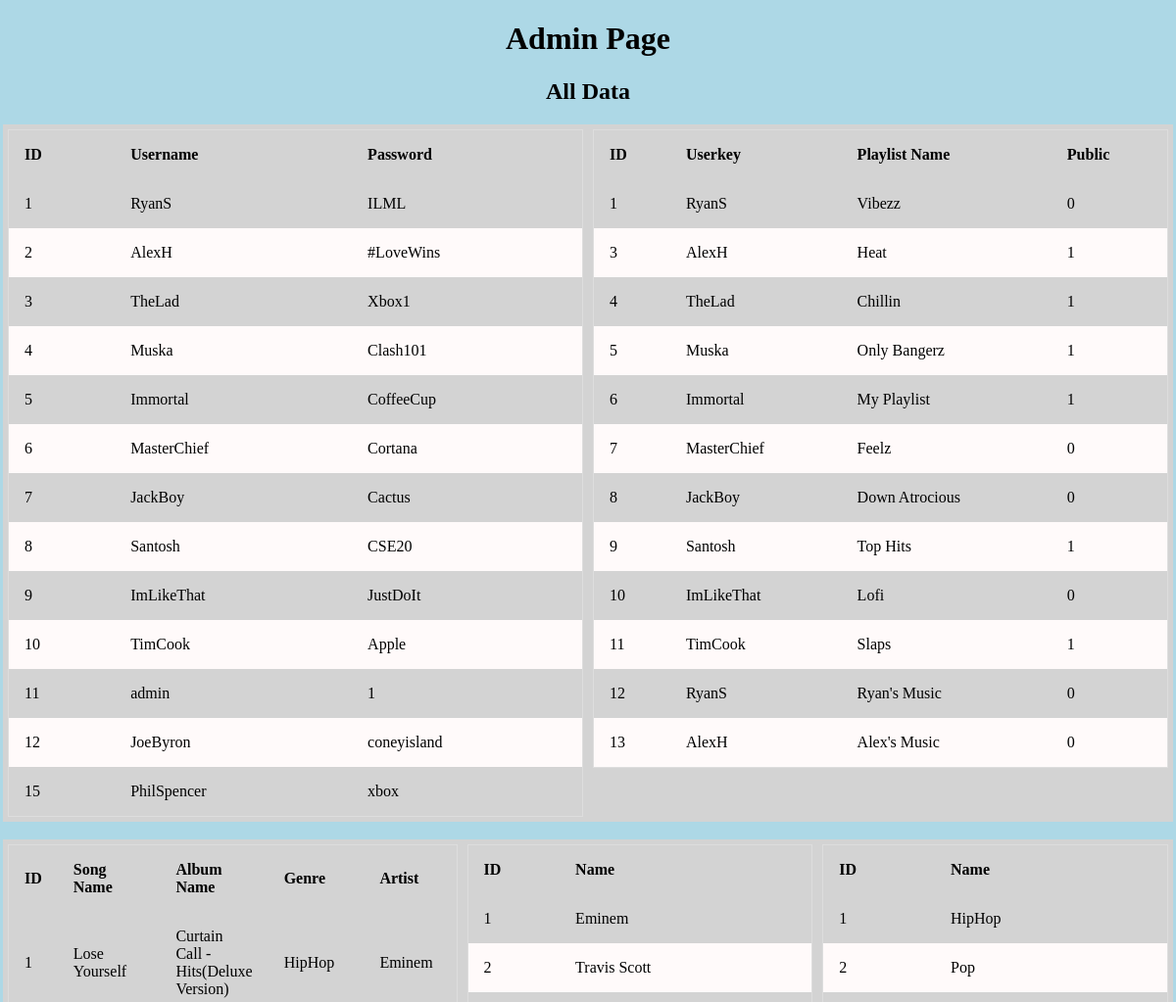
The page /admin (signed in, upper part) on the database as committed earlier.
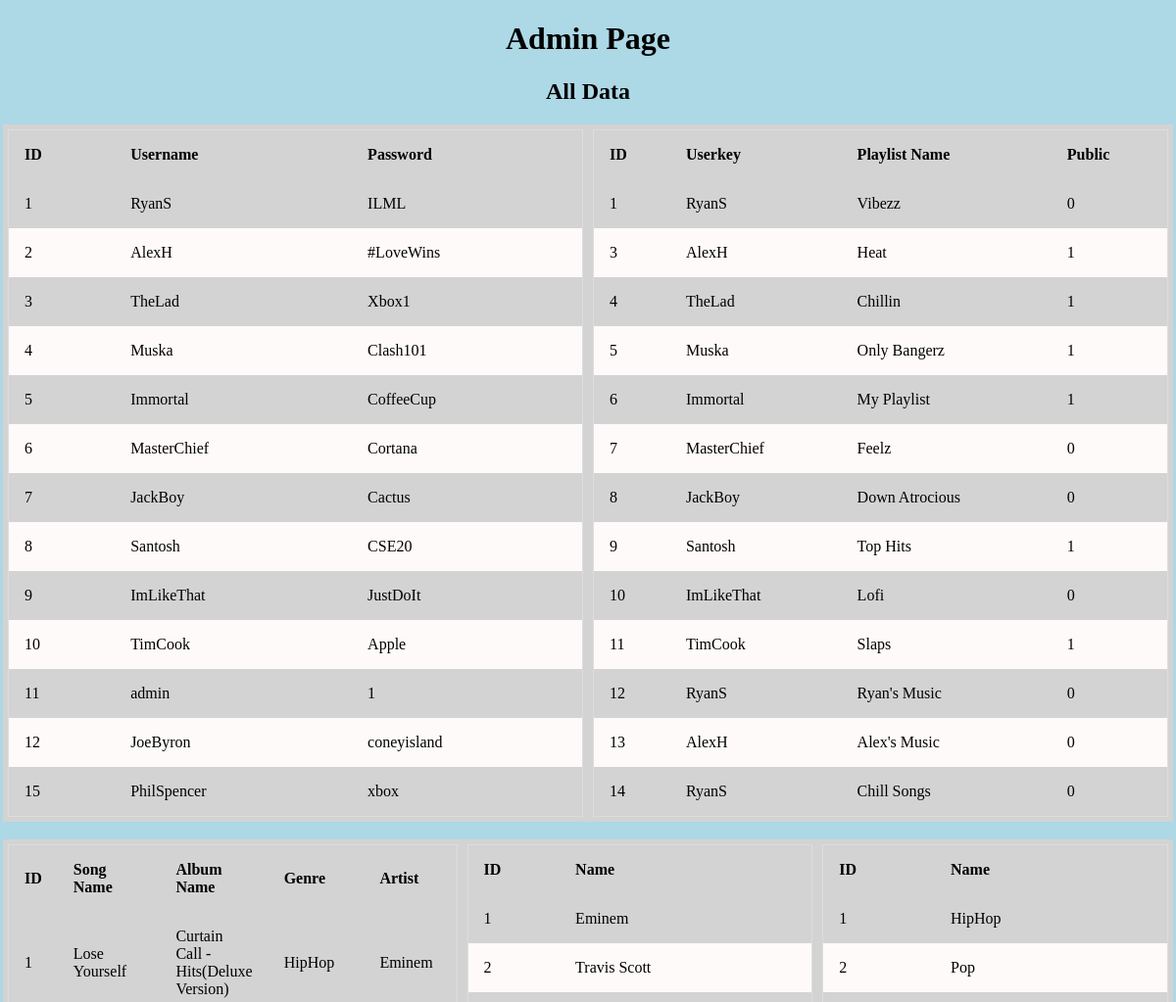
The same page on the database as committed later.
### runner.py (models this page shows, shortened)
class Users(UserMixin, db.Model):
    __tablename__ = "Users"
    id = db.Column(db.Integer, primary_key = True)
    username = db.Column(db.String, nullable = False)
    password = db.Column(db.String, nullable = False)

class Playlists(db.Model):
    __tablename__ = "Playlists"
    id = db.Column(db.Integer, primary_key = True)
    userkey = db.Column(db.Integer, nullable = False)
    name = db.Column(db.String, nullable = False)
    public = db.Column(db.Integer, nullable = False)

class Songs(db.Model):
    __tablename__ = "Songs"
    id = db.Column(db.Integer, primary_key = True)
    name = db.Column(db.String, nullable = False)
    albumkey = db.Column(db.Integer)
    genrekey = db.Column(db.Integer, nullable = False)
    artistkey = db.Column(db.Integer, nullable = False)

class Albums(db.Model):
    __tablename__ = "Albums"
    id = db.Column(db.Integer, primary_key = True)
    name = db.Column(db.String, nullable = False)
    year = db.Column(db.Integer, nullable = False)

class Genres(db.Model):
    __tablename__ = "Genres"
    id = db.Column(db.Integer, primary_key = True)
    name = db.Column(db.String, nullable = False)

class Artists(db.Model):
    __tablename__ = "Artists"
    id = db.Column(db.Integer, primary_key = True)
    name = db.Column(db.String, nullable = False)

### runner.py (the view, shortened to what this page needs)
@app.route("/admin", methods = ["GET", "POST", "PUT", "DELETE"])
@login_required
def admin():
    if request.method == "GET":
        users = Users.query.all()
        albums = Albums.query.all()
        artists = Artists.query.all()
        genres = Genres.query.all()
        playlists = Playlists.query.all()
        usernames_playlists = []
        for row in playlists:
            user = Users.query.filter_by(id = row.userkey).first()
            usernames_playlists.append(user.username)
        songs = Songs.query.all()
        song_albums = []
        song_genres = []
        song_artists = []
        for row in songs:
            album = Albums.query.filter_by(id = row.albumkey).first()
            genre = Genres.query.filter_by(id = row.genrekey).first()
            artist = Artists.query.filter_by(id = row.artistkey).first()
            song_albums.append(album.name)
            song_genres.append(genre.name)
            song_artists.append(artist.name)
        return render_template("admin.html", users = users, artists = artists,
        genres = genres, playlists = playlists, usernames_playlists = usernames_playlists,
        songs = songs, song_albums = song_albums, song_genres = song_genres, song_artists = song_artists)

### runner.py (called while the page is built)
@login_manager.user_loader
def load_user(user_id):
    return Users.query.filter_by(id = user_id).first()

### templates/admin.html (shortened to what this page needs)
<!DOCTYPE html>
<html lang = 'en'>
    <head>
        <link href="static/stylesheet.css" rel="stylesheet">
    </head>
    <body class = "admin">
        <h1 class = "center">Admin Page</h1>
        <h2 class = "center">All Data</h2>
        <div class = "row">
            <div class = "column">
                <table id = "usersTable">
                    <thead>
                        <tr>
                            <th>ID</th>
                            <th>Username</th>
                            <th>Password</th>
                        </tr>
                    </thead>
                    <tbody>
                    {% for user in users %}
                        <tr>
                            <td>{{user.id}}</td>
                            <td>{{user.username}}</td>
                            <td>{{user.password}}</td>
                        </tr>
                    {% endfor %}
                    </tbody>
                </table>
            </div>
            <div class = "column">
                <table id = "playlistsTable">
                    <thead>
                        <tr>
                            <th>ID</th>
                            <th>Userkey</th>
                            <th>Playlist Name</th>
                            <th>Public</th>
                        </tr>
                    </thead>
                    <tbody>
                    {% for playlist in playlists %}
                        <tr>
                            <td>{{playlist.id}}</td>
                            <td>{{usernames_playlists[loop.index - 1]}}</td>
                            <td>{{playlist.name}}</td>
                            <td>{{playlist.public}}</td>
                        </tr>
                    {% endfor %}
                    </tbody>
                </table>
            </div>
        </div>
        <br>
        <div class = "row">
            <div class = "column">
                <table id = "songsTable">
                    <thead>
                        <tr>
                            <th>ID</th>
                            <th>Song Name</th>
                            <th>Album Name</th>
                            <th>Genre</th>
                            <th>Artist</th>
                        </tr>
                    </thead>
                    <tbody>
                    {% for song in songs %}
                        <tr>
                            <td>{{song.id}}</td>
                            <td>{{song.name}}</td>
                            <td>{{song_albums[loop.index - 1]}}</td>
                            <td>{{song_genres[loop.index - 1]}}</td>
                            <td>{{song_artists[loop.index - 1]}}</td>
                        </tr>
                    {% endfor %}
                    </tbody>
                </table>
            </div>
            <div class = "column">
                <table id = "artistsTable">
                    <thead>
                        <tr>
                            <th>ID</th>
                            <th>Name</th>
                        </tr>
                    </thead>
                    <tbody>
                    {% for artist in artists %}
                        <tr>
                            <td>{{artist.id}}</td>
                            <td>{{artist.name}}</td>
                        </tr>
                    {% endfor %}
                    </tbody>
                </table>
            </div>
            <div class = "column">
                <table id = "genresTable">
                    <thead>
                        <tr>
                            <th>ID</th>
                            <th>Name</th>
                        </tr>
                    </thead>
                    <tbody>
                    {% for genre in genres %}
                        <tr>
                            <td>{{genre.id}}</td>
                            <td>{{genre.name}}</td>
                        </tr>
                    {% endfor %}
                    </tbody>
                </table>
            </div>
        </div>
    </body>
</html>

Rows that differ between the two databases and show on the page:
added Playlists: id "14", {{ usernames_playlists[loop.index - 1] }} "RyanS", name "Chill Songs", public "0"
